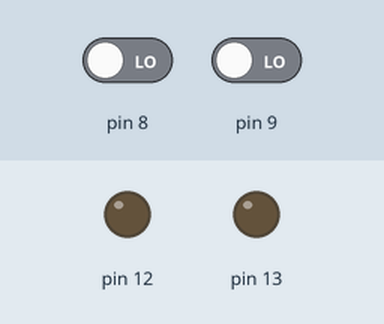
Simulated run of this sketch. Board: Arduino Uno, built with avr-gcc and run on an emulated ATmega328P. Parts: output pins drawn as LEDs (lit = HIGH). The test bench sets the inputs (shaded band); at power-on: pin 8 LOW, pin 9 LOW.

Above: at 1.2 s.
1.3 s: pin 8 driven HIGH
At 2.0 s:
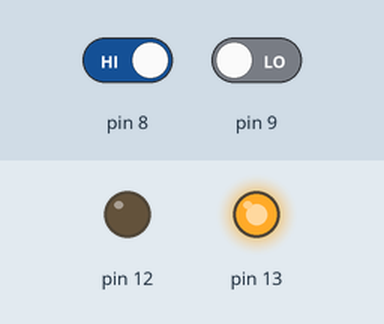
2.8 s: pin 8 driven LOW
At 3.1 s:
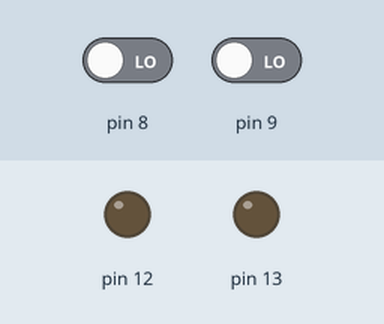
4.3 s: pin 9 driven HIGH
At 5.5 s:
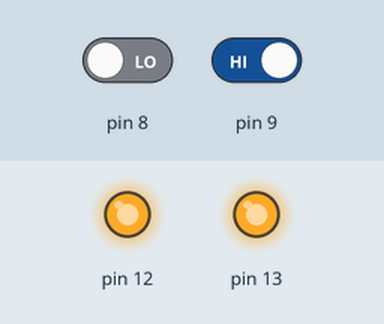
5.8 s: pin 9 driven LOW
At 6.6 s:
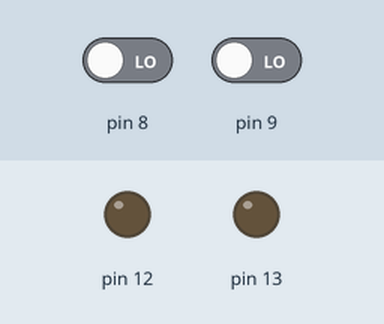
Timing chart, 0 to 8.3 s (numbered marks = the images above; inputs shaded):
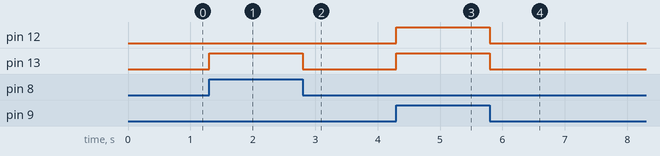

The sketch:

Half_Subtractor.ino
```cpp
byte a,b,c;
void setup() {
  // put your setup code here, to run once:
  pinMode(13,OUTPUT);
  pinMode(12,OUTPUT);
  pinMode(9,INPUT);
  pinMode(8,INPUT);

}

void loop() {
  // put your main code here, to run repeatedly:
  a = digitalRead(8);
  b = digitalRead(9);
  c = !a;

  digitalWrite(13,a^b);
  digitalWrite(12,b&c);

}
```

Measured:
- after the input at 1.3 s, pin 13: LOW → HIGH at once
- after the input at 2.8 s, pin 13: HIGH → LOW at once
- after the input at 4.3 s, pin 12, pin 13: LOW → HIGH at once
- after the input at 5.8 s, pin 12, pin 13: HIGH → LOW at once
